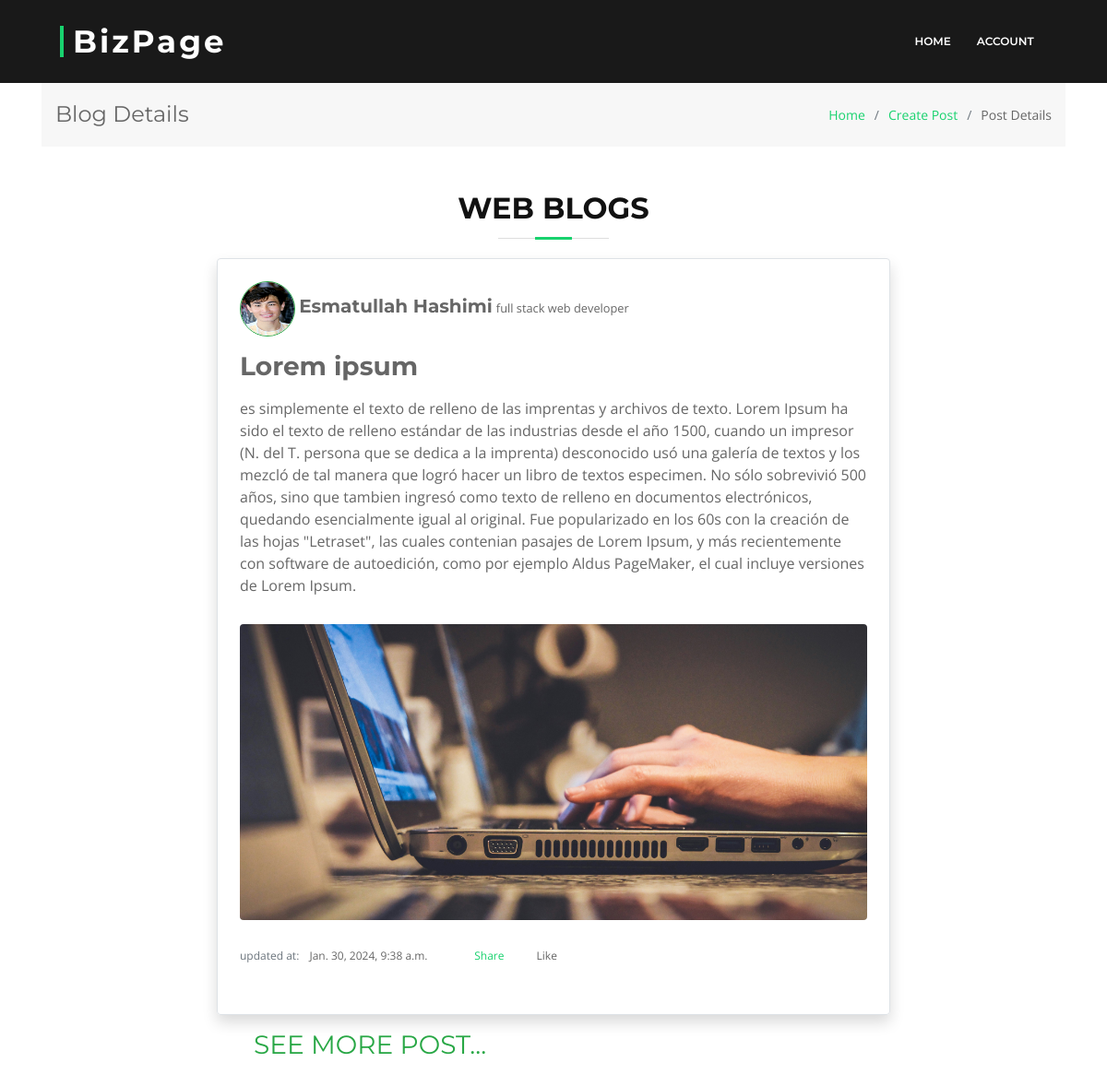
Page /post/view/2 on the earlier database version.
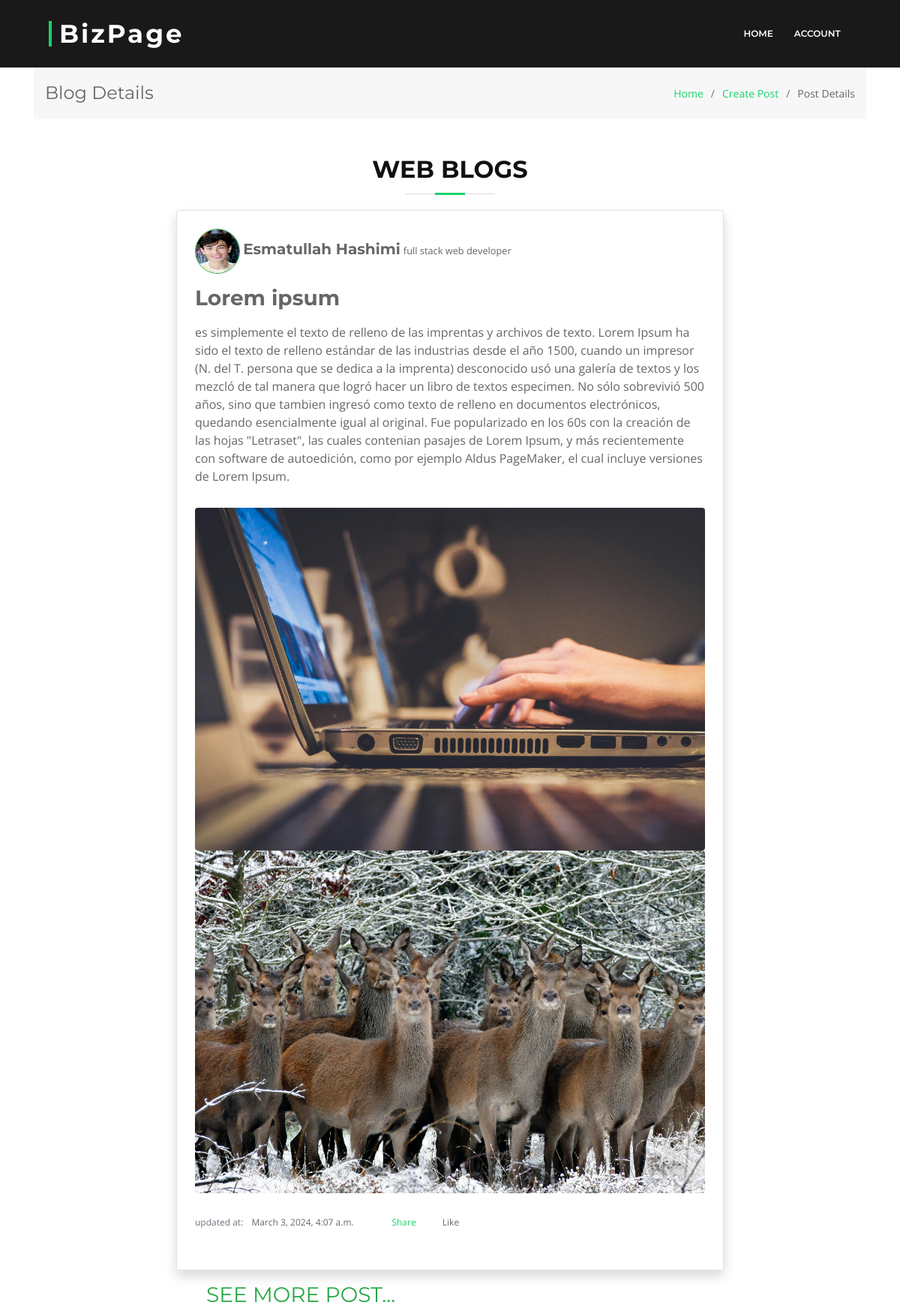
Same page on the later database version.
### blog/models.py (models this page shows, shortened)
class PostImage(models.Model):
    post = models.ForeignKey(Post, on_delete=models.CASCADE)
    image = models.ImageField(upload_to="post_images")

class Post(models.Model, HitCountMixin):
    user = models.ForeignKey(User, on_delete=models.CASCADE)
    title = models.CharField(max_length=250)
    text = models.TextField(max_length=1000)
    like = models.IntegerField(default=0)
    view = models.IntegerField(null=True, default=0)
    created_at = models.DateTimeField(auto_now=True)
    updated_at = models.DateTimeField(auto_now=True)

class Profile(models.Model):
    user = models.OneToOneField(User, null=True, blank=True, on_delete=models.CASCADE)
    position = models.CharField(max_length=100, blank=True, null=True)
    contact = models.IntegerField(blank=True, null=True)
    address = models.CharField(max_length=100, null=True, blank=True)
    picture = models.ImageField(default='default.svg', upload_to='profile_image', null=True, blank=True)

### blog/views.py (the view)
# urls.py: path('post/view/<pid>', views.post_view, name='post_view'),
def post_view(request, pid):
    post = Post.objects.get(id=pid)
    all_posts = Post.objects.all().order_by('-created_at')
    context = {'post':post, 'all_posts':all_posts}
    return render(request, 'post_view.html', context)

### templates/post_view.html (shortened to what this page needs)
{% load static %}
{% include './links/link.html' %}
{% include './forms/sub-header.html' %}
{% load hitcount_tags %}
<div class="container mt-5">
    <section class="breadcrumbs">
        <div class="container">
          <div class="d-flex justify-content-between align-items-center">
            <h2>Blog Details</h2>
            <ol>
              <li><a href="{%  url 'index' %}">Home</a></li>
              <li><a href="{% url 'create_post' %}">Create Post</a></li>
              <li>Post Details</li>
            </ol>
          </div>
        </div>
      </section>
    <div class="row">
        <div class="col-lg-2 col-md-2 col-sm-12 py-4">
        </div>
        <div class="col-lg-8 col-md-8 col-sm-12 pt-5">
            <div class="section-header ">
                <h3>Web Blogs</h3>
            </div>
            <div class="shadow border rounded p-4">
                <div class="content">
                    <img src="{{post.user.profile.picture.url}}" class="rounded-circle border border-success" width="60px" height="60px" alt="user profile">
                    {% if post.user.get_full_name %}
                    <h5 class="d-inline font-weight-bold">{{post.user.get_full_name}}</h5>
                    <small>{{post.user.profile.position}}</small>
                    {% else %}
                    <h5 class="d-inline font-weight-bold">Admin</h5>
                    {% endif %}
                </div>
                <div class="post-container">
                    <h3 class="my-3 font-weight-bold">{{post.title}}</h3>
                    <p>{{post.text}}</p>
                    <p>
                        {% for pic in post.postimage_set.all %}
                        <img src="{{pic.image.url}}" class="post-image rounded " alt="image">
                        {% endfor %}
                        <p class="text-small">
                            <span class="text-secondary mr-2">updated at: </span>
                            <span class="">{{post.created_at}}</span>
                            <span class="ml-3"><i class="icofont-eye-alt"></i>&nbsp;</span>
                            <span class="m-3"><a href="#">Share</a></span>
                            <span class="m-3 like-button" data-route-url="{% url 'like_view' %}" data-post-id="{{post.id}}" role="button">Like</span>
                        </p>
                    </p>
                </div>
            </div>
            <div class="my-3">
                <ul>
                    <li class="nav-menu" type="none">
                        <a href="#morePost" class="text-success" id="load-more-post">
                            <h3>see more post...</h3>
                        </a>
                    </li>
                </ul>
            </div>
        </div>
        <div class="col-lg-2 col-md-2 col-sm-12">
        </div>
    </div>
</div>

Differences in the rows shown:
changed Post "Lorem ipsum": created_at "Jan. 30, 2024, 9:38 a.m." → "March 3, 2024, 4:07 a.m."
added PostImage: image (picture)
